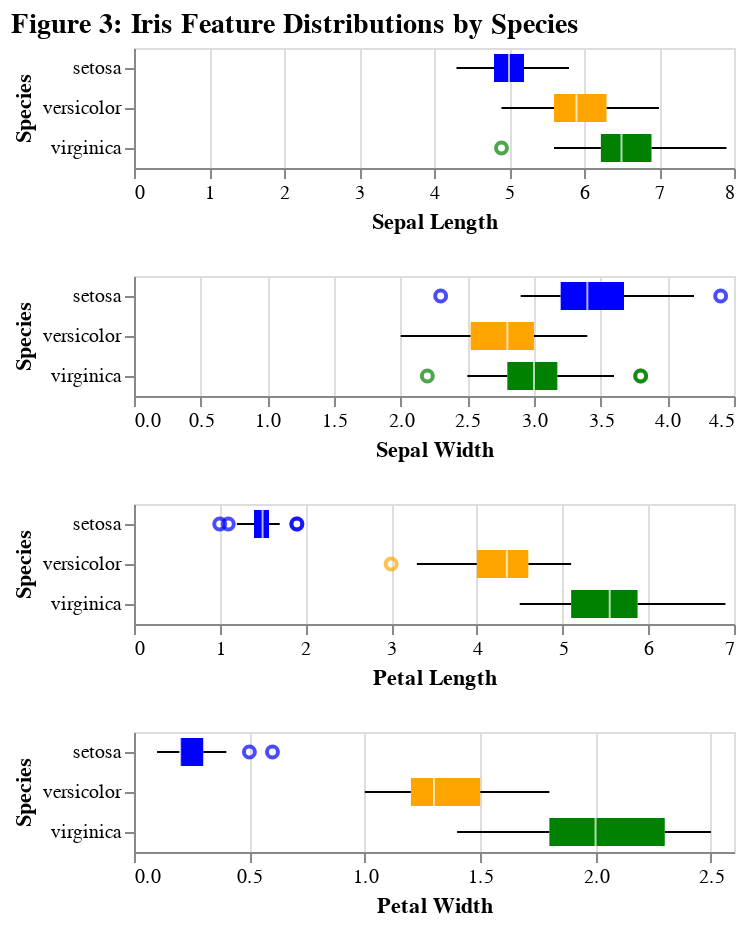

The notebook cell saved with this chart:
### Markdown cell above
### Boxplot
Boxplots show how each feature varies across species. The median, spread, outliers, and overlaps helps identify features that are most predictive for classifying the Iris species.

### Code cell
sepal_length_BP = alt.Chart(df).mark_boxplot().encode(
     x = alt.X("sepal_length").title("Sepal Length"),
     y = alt.Y("species").title("Species"),
    color = alt.Color("species",
    scale=alt.Scale(
            domain=['setosa', 'versicolor', 'virginica'],
            range=['blue', 'orange', 'green'])
    ).legend(None)
)

sepal_width_BP = alt.Chart(df).mark_boxplot().encode(
     x = alt.X("sepal_width").title("Sepal Width"),
     y = alt.Y("species").title("Species"),
    color = alt.Color("species",
    scale=alt.Scale(
            domain=['setosa', 'versicolor', 'virginica'],
            range=['blue', 'orange', 'green'])
    ).legend(None)
)
 
petal_length_BP = alt.Chart(df).mark_boxplot().encode(
     x = alt.X("petal_length").title("Petal Length"),
     y = alt.Y("species").title("Species"),
    color = alt.Color("species",
    scale=alt.Scale(
            domain=['setosa', 'versicolor', 'virginica'],
            range=['blue', 'orange', 'green'])
    ).legend(None)
)

petal_width_BP = alt.Chart(df).mark_boxplot().encode(
     x = alt.X("petal_width").title("Petal Width"),
     y = alt.Y("species").title("Species"),
    color = alt.Color("species",
    scale=alt.Scale(
            domain=['setosa', 'versicolor', 'virginica'],
            range=['blue', 'orange', 'green'])
    ).legend(None)
)

(sepal_length_BP & sepal_width_BP & petal_length_BP & petal_width_BP).properties(
    title = alt.TitleParams(
        text = "Figure 3: Iris Feature Distributions by Species",
        fontSize = 14
    )
)

### Figure 1 — Vega-Lite specification as saved in the notebook (floating-point values rounded to 4 significant figures; data arrays with more than 128 entries replaced by an {"elided": "..."} marker saying what was removed)
{"config": {"view": {"continuousWidth": 300, "continuousHeight": 300}}, "vconcat": [{"mark": {"type": "boxplot"}, "encoding": {"color": {"field": "species", "legend": null, "scale": {"domain": ["setosa", "versicolor", "virginica"], "range": ["blue", "orange", "green"]}, "type": "nominal"}, "x": {"field": "sepal_length", "title": "Sepal Length", "type": "quantitative"}, "y": {"field": "species", "title": "Species", "type": "nominal"}}}, {"mark": {"type": "boxplot"}, "encoding": {"color": {"field": "species", "legend": null, "scale": {"domain": ["setosa", "versicolor", "virginica"], "range": ["blue", "orange", "green"]}, "type": "nominal"}, "x": {"field": "sepal_width", "title": "Sepal Width", "type": "quantitative"}, "y": {"field": "species", "title": "Species", "type": "nominal"}}}, {"mark": {"type": "boxplot"}, "encoding": {"color": {"field": "species", "legend": null, "scale": {"domain": ["setosa", "versicolor", "virginica"], "range": ["blue", "orange", "green"]}, "type": "nominal"}, "x": {"field": "petal_length", "title": "Petal Length", "type": "quantitative"}, "y": {"field": "species", "title": "Species", "type": "nominal"}}}, {"mark": {"type": "boxplot"}, "encoding": {"color": {"field": "species", "legend": null, "scale": {"domain": ["setosa", "versicolor", "virginica"], "range": ["blue", "orange", "green"]}, "type": "nominal"}, "x": {"field": "petal_width", "title": "Petal Width", "type": "quantitative"}, "y": {"field": "species", "title": "Species", "type": "nominal"}}}], "data": {"name": "data-3a191f69da972c40738d695fb9f41d2b"}, "title": {"text": "Figure 3: Iris Feature Distributions by Species", "fontSize": 14}, "$schema": "https://vega.github.io/schema/vega-lite/v5.20.1.json", "datasets": {"data-3a191f69da972c40738d695fb9f41d2b": {"elided": "150 records"}}}
